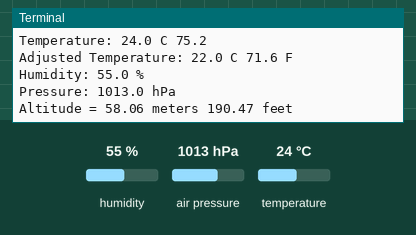
A program run on a simulated Raspberry Pi (BCM pin numbers). On the bench: the last lines printed to the terminal. The test bench sets the inputs (shaded band); at power-on: humidity 55 %, air pressure 1013 hPa, temperature 24 °C.

Above: at 1.2 s.
1.3 s: humidity set to 22 %
At 2.6 s:
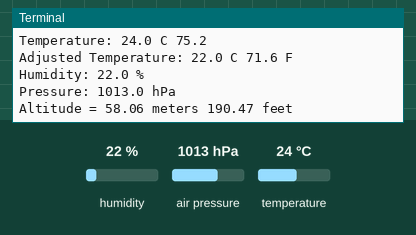
2.8 s: air pressure set to 952 hPa
At 3.5 s:
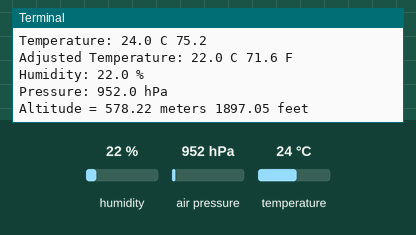

Measured:
- after the input at 1.3 s, the terminal: prints a new line after 0.71 s (image 1)
- after the input at 2.8 s, the terminal: prints a new line after 0.21 s (image 2)

The program:

bme280Test.py
```python
#! /usr/bin/python3
# From https://learn.adafruit.com/adafruit-bme280-humidity-barometric-pressure-temperature-sensor-breakout/python-circuitpython-test

import board
import busio
import digitalio
import adafruit_bme280
from time import sleep

# I2C wasn't working for me for my board
spi = busio.SPI(board.SCK, MOSI=board.MOSI, MISO=board.MISO)
cs = digitalio.DigitalInOut(board.D5)
bme280 = adafruit_bme280.Adafruit_BME280_SPI(spi, cs)

# Pi 3V3 to sensor VIN
# Pi GND to sensor GND
# Pi MOSI to sensor SDI (Master Out Slave In i.e. SPI Data out)
# Pi MISO to sensor SDO (Master In Slave Out i.e. SPI Data in)
# Pi SCLK to sensor SCK (SPI Clock)
# Pi #5 to sensor CS (or use any other free GPIO pin) (Chip Select)

while True:
    print("\nTemperature: %0.1f C %0.1f" % (bme280.temperature, ((bme280.temperature * 9/5) + 32)))
    adjustedTemp = bme280.temperature - 2 # mine a bit off
    print("Adjusted Temperature: %0.1f C %0.1f F" % (adjustedTemp, ((adjustedTemp * 9/5) + 32)))
    print("Humidity: %0.1f %%" % bme280.humidity)
    print("Pressure: %0.1f hPa" % bme280.pressure)
    bme280.sea_level_pressure = 1020
    print("Altitude = %0.2f meters %0.2f feet" % (bme280.altitude, bme280.altitude*3.28084))
    sleep(1)
```
